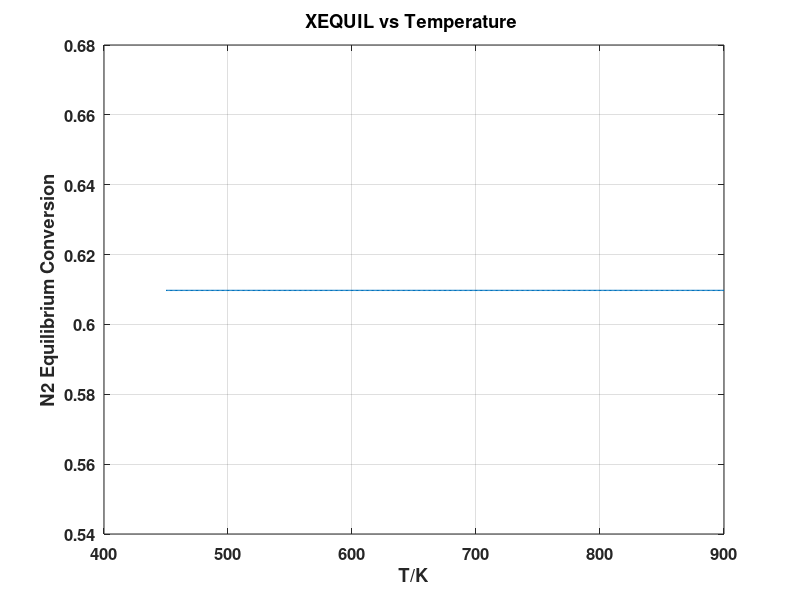

Reproduce this figure in MATLAB.
% For the case of 200 bar, initial yN2 = 0.2475, yH2 = 0.7425, yAR= 0.1
yN2 = 0.2475; % Not sure!
yH2 = 0.7425;
yAR= 0.1;

%Extract data from table
data = csvread('Temp (C) 200 bar data.csv');

[ROW, COL] = size(data);

DATA_TEMP = zeros(ROW,1);
DATA_yNH3 = zeros(ROW, 1);

DATA_TEMP(:,1) = data(:,1) + 273.15; %convert to kelvin
DATA_yNH3(:,1) = data(:,2) / 100; % convert percentage to mole fraction

%% Plotting to confirm validity of fit from data
% plot(DATA_TEMP,DATA_yNH3, 'LineWidth', 0.9);
% title('NH3 eq conc vs Temperature ')
% xlabel('T/K')
% ylabel('NH3 eq conc, mole fraction')
% 
% Hence, polyval(coefficients, T) is now the function that returns a
% specific equilibrium NH3 mole fraction at equilibrium at 200 bar
% coefficients = polyfit(DATA_TEMP,DATA_yNH3,5);
% 
% yNH3 = polyval(coefficients,DATA_TEMP);
% hold on
% plot(DATA_TEMP,yNH3,'--r')

%% Plot Xeq vs T
TEMP = 450:1:900;
XEQUIL = zeros(length(TEMP),1);

for i = 1:length(TEMP)
    
    T = TEMP(i);
    %forming yNH3 calculator for Temp
    coefficients = polyfit(DATA_TEMP,DATA_yNH3,12);
    yNH3 = polyval(coefficients,T);
    
    %Xeq = (yN20 - yNH2_OUT)*FTOTIN/ (yN20*FTOTOUT)by definition;
    %Since Fj = Fj / FN2 = yj*Ftot / yN2*Ftot = yj / yN2
    a = yH2/yN2;
    b = yAR/yN2;
    c = yNH3/yN2;
    
    % N2 Xeq: (pg 97, 108 logbook) with reference to a stoichiometric table
    Xeq = (yNH3*(1+a+b+c) - c) / (2 * (yNH3 +1));
    
    %Store Xeq values into XEQUIL
    XEQUIL(i) = Xeq;
end
figure
plot(TEMP,XEQUIL, 'LineWidth', 0.9);
title('XEQUIL vs Temperature ')
xlabel('T/K')
ylabel('N2 Equilibrium Conversion')
grid on
set(gca,'fontsize',12, 'FontWeight', 'bold')
